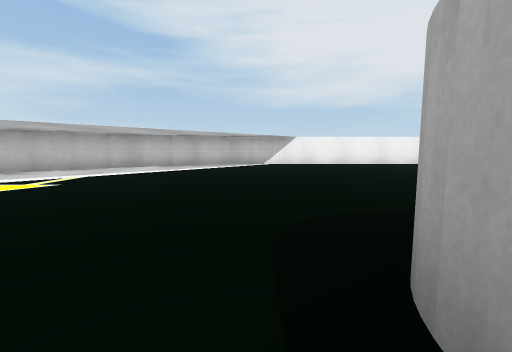
View 1 (above)

24 first-person views from a walk through a 3-D level made in the Unity game engine. The camera is 0.55 m above the floor, tilts 6° down and sees 90° across. The floor is counted in squares, 1 m on a side. Each view is taken from the middle of a square. On the plan, view 1 faces up. The plan holds only what a view shows up to about 9 squares ahead; the rest is blank. The place goes on beyond the plan.

View 2
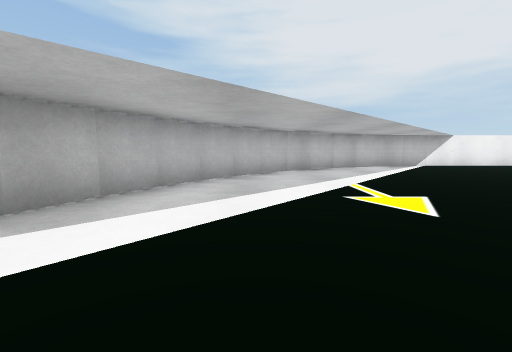

View 3
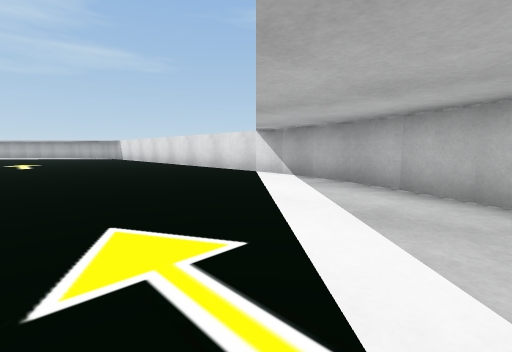

View 4
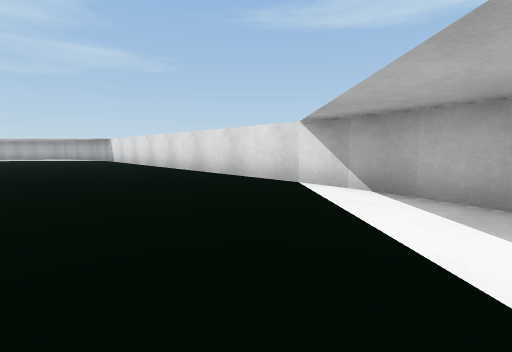

View 5
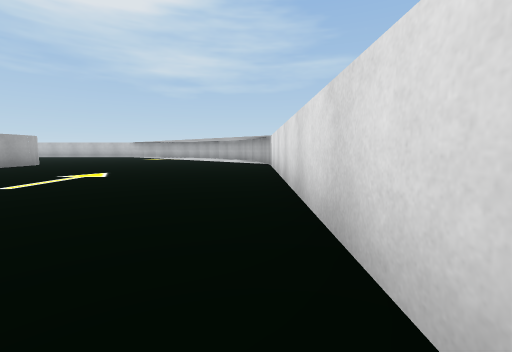

View 6
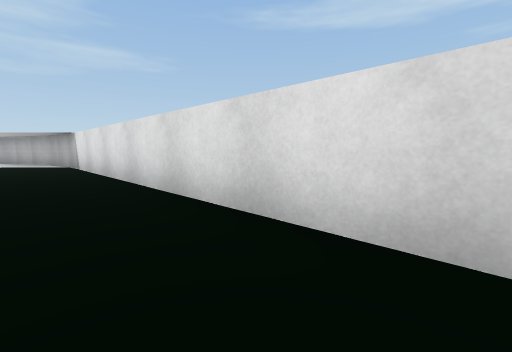

View 7
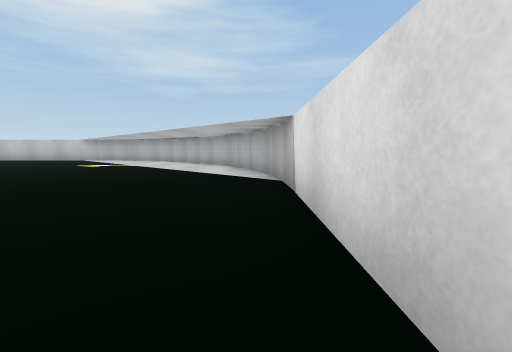

View 8
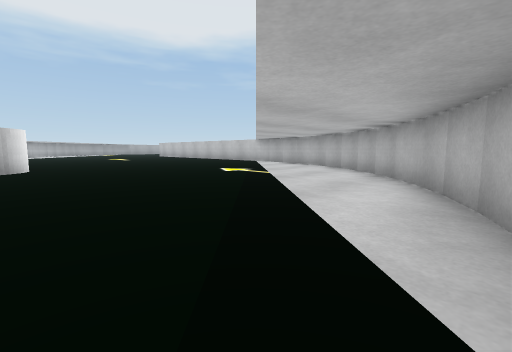

View 9
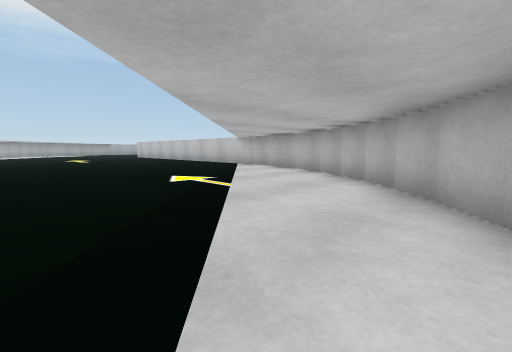

View 10
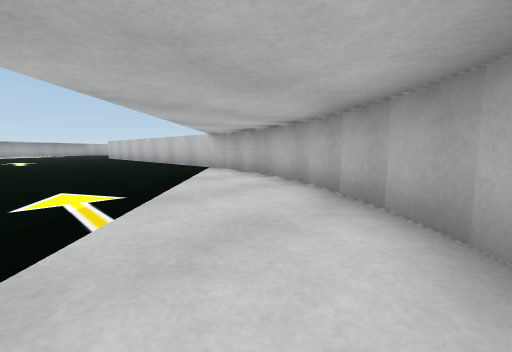

View 11
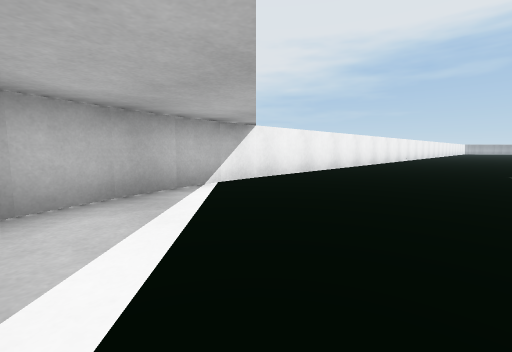

View 12
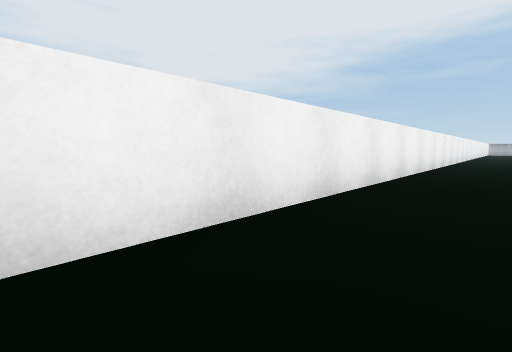

View 13
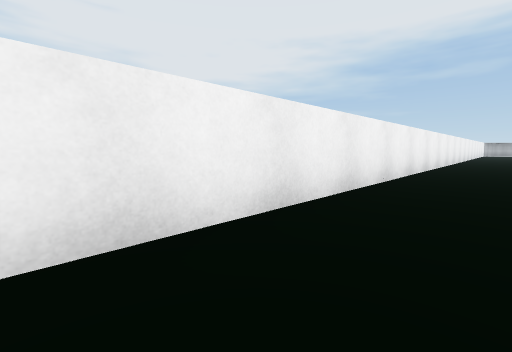

View 14
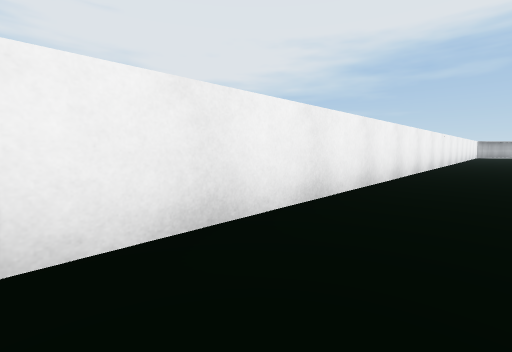

View 15
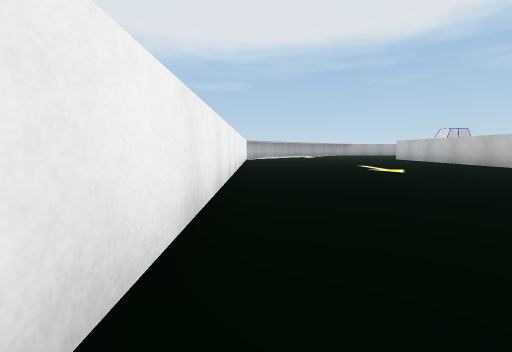

View 16
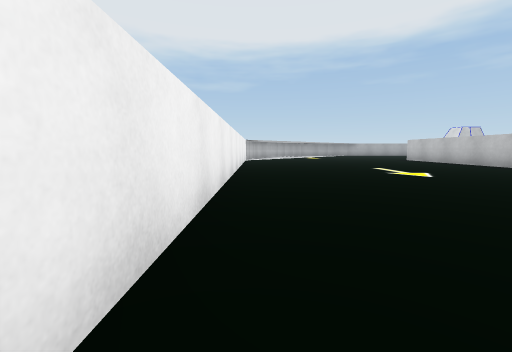

View 17
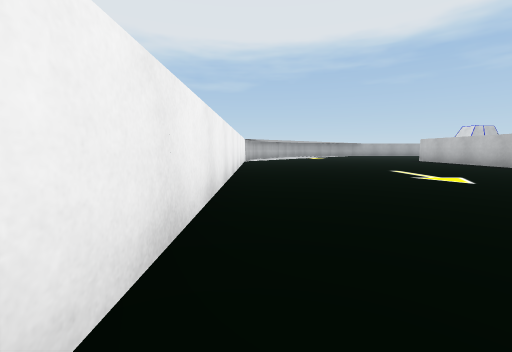

View 18
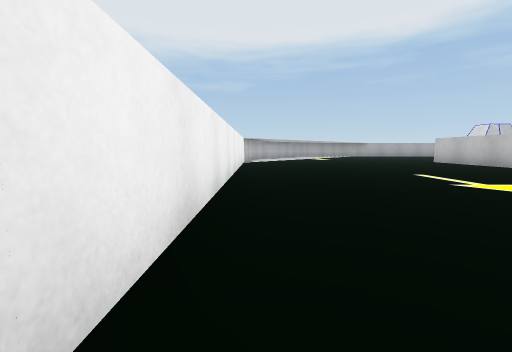

View 19
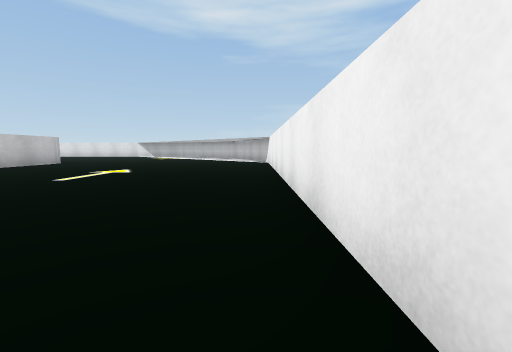

View 20
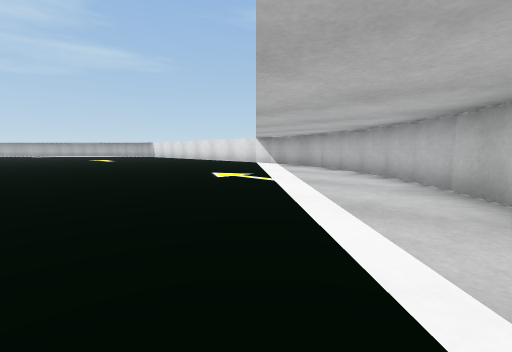

View 21
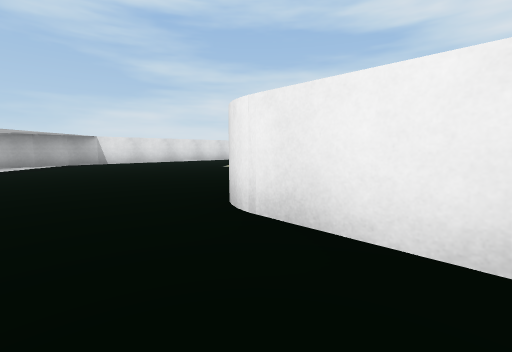

View 22
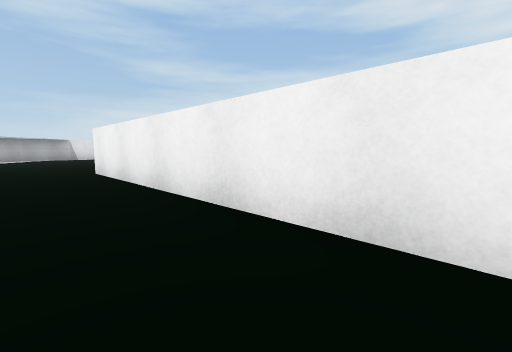

View 23
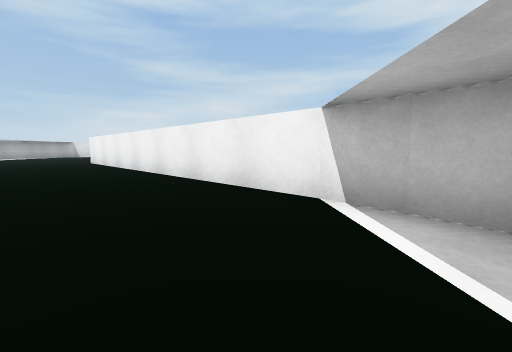

View 24
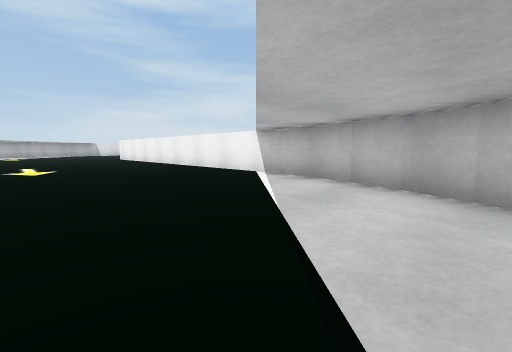

### Floor plan
Points are (right, up) in squares from view 1. A wall is a line through its corners. A room is listed if a view was taken in it or the views show most of it. See-through windows are left out.
Room 1 (views 1, 2, 3, 4, 5, 6, 7, 8, 9, 10, 11, 12, 13, 14, 15, 16, 17, 18, 19, 20, 21, 22, 23, 24)
walls: (1.9, 1.5) (3.5, 1.5); (-0.2, 9.3) (-1.2, 9.1); (-1.1, 9.1) (-2, 8.8); (-1.9, 8.8) (-2.8, 8.4); (-2.6, 8.5) (-3.6, 7.9); (-3.4, 8.1) (-4.2, 7.5); (-4.1, 7.5) (-4.9, 6.9); (-4.8, 7) (-5.5, 6.1); (-5.4, 6.2) (-6, 5.4); (0.5, -9.6) (0.5, -8.5); (-5.9, 5.6) (-6.5, 4.6); (12.5, -10.5) (1.4, -10.5); (-6.4, 4.8) (-6.8, 3.9); (-6.8, 4) (-7.1, 3.1); (-7.1, 3.2) (-7.3, 2.2); (13.4, -10.7) (12.3, -10.5); (-7.3, 2.4) (-7.5, 1.4); (-7.5, 1.5) (-7.5, -10.4); (14.2, -10.9) (13.3, -10.7); (15.1, -11.2) (14, -10.8); (15.8, -11.6) (14.9, -11.1); (25.5, 1.5) (28.5, 1.5); (-7.5, -10.3) (-7.3, -11.3); (-7.3, -11.2) (-7.1, -12.2); (-7.1, -12.1) (-6.8, -13); (-6.8, -12.9) (-6.4, -13.8); (-6.5, -13.7) (-6, -14.5); (-6, -14.4) (-5.4, -15.2); (-5.5, -15.1) (-4.8, -15.9); (-4.9, -15.8) (-4.1, -16.5); (-4.2, -16.5) (-3.4, -17.1); (-3.5, -17) (-2.7, -17.5); (28.2, 9.5) (0.6, 9.5) (-0.4, 9.3)

Positions as (right, up) in squares from view 1, and headings:
1: (0, 0), facing up
2: (-5, 1), facing up
3: (-3, 5), facing down-left
4: (-4, 3), facing down-left
5: (-7, -1), facing down
6: (-6, -1), facing down-left
7: (-7, -6), facing down
8: (-7, -10), facing down-right
9: (-6, -12), facing down-right
10: (-5, -14), facing down-right
11: (-2, 6), facing up-right
12: (2, 8), facing up-right
13: (7, 8), facing up-right
14: (12, 8), facing up-right
15: (18, 9), facing right
16: (19, 9), facing right
17: (20, 9), facing right
18: (21, 9), facing right
19: (11, 9), facing left
20: (0, 8), facing down-left
21: (3, -12), facing up-left
22: (8, -12), facing up-left
23: (13, -13), facing up-left
24: (16, -15), facing up-left
